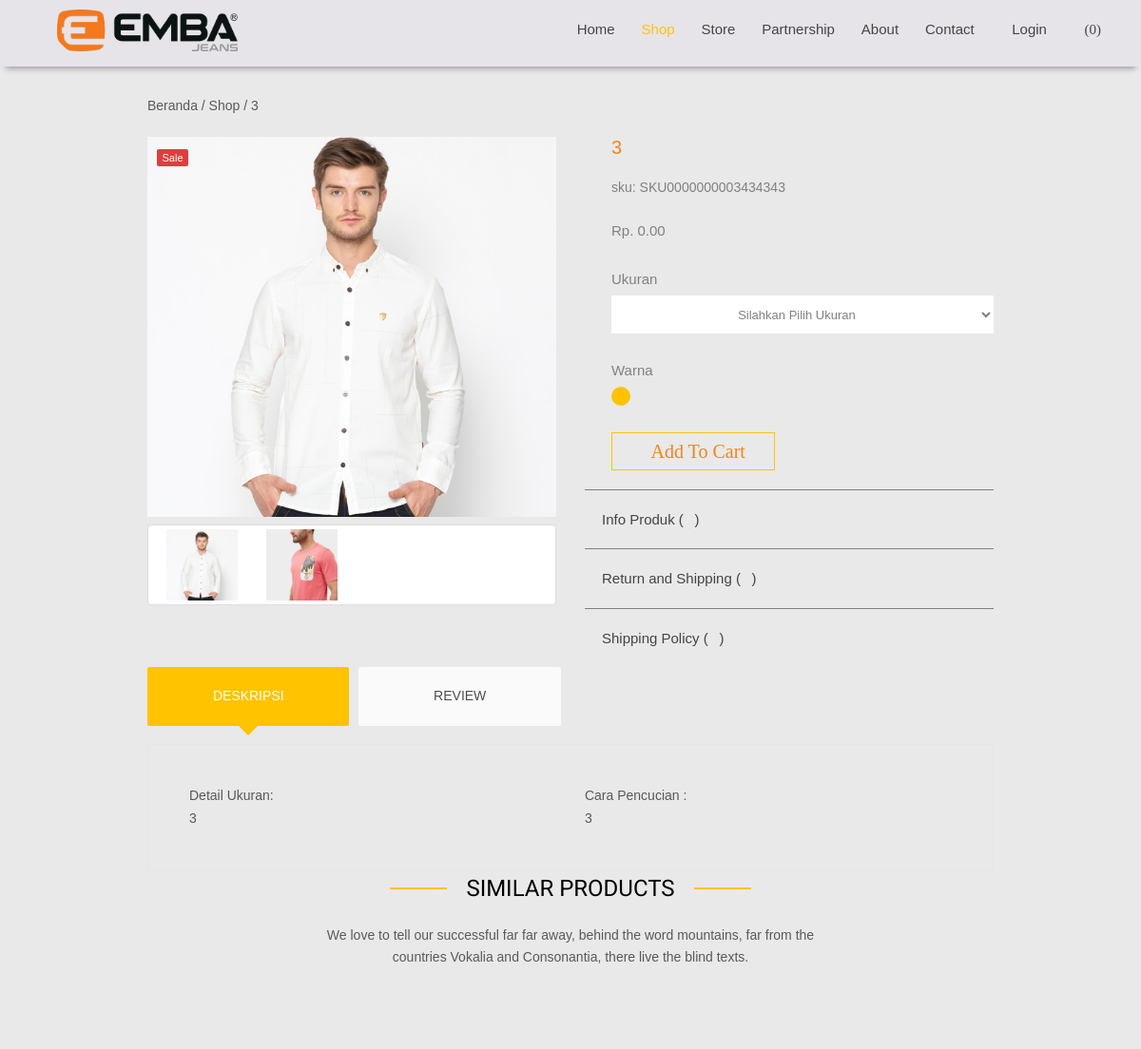
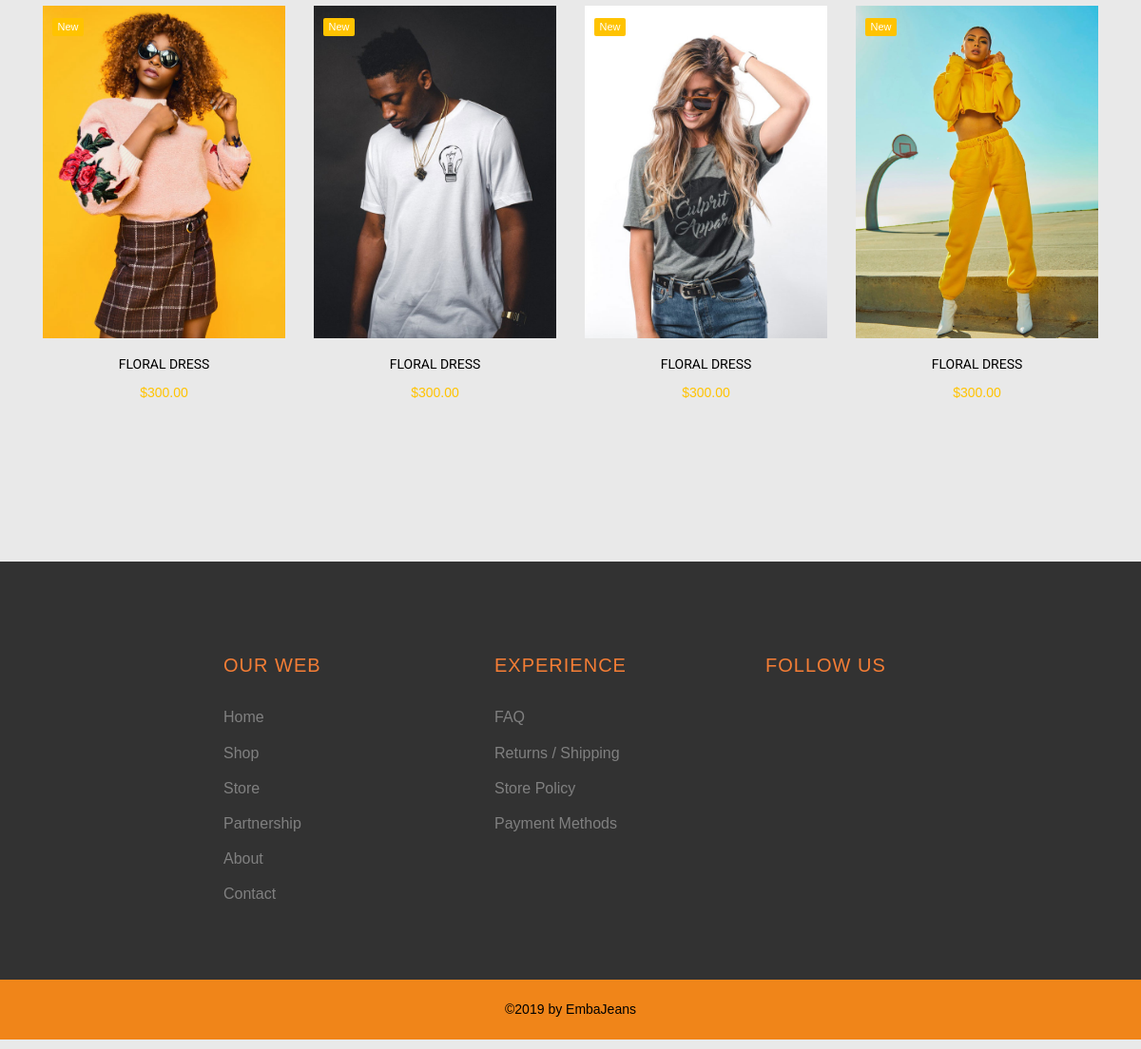
Page /index.php/Shop/single/24 on the committed database (2 pictures, top to bottom).
### tables this page shows
CREATE TABLE IF NOT EXISTS `barang` (
  `id` int(11) NOT NULL,
  `sku` varchar(50) NOT NULL,
  `barangnama` varchar(200) NOT NULL,
  `id_kategori` int(11) NOT NULL,
  `harga` int(11) NOT NULL,
  `deskripsi` text NOT NULL,
  `diskonpersen` int(11) DEFAULT NULL,
  `diskonangka` int(11) DEFAULT NULL,
  `lim_diskon` date DEFAULT NULL,
  `lim_diskon2` date DEFAULT NULL,
  `petunjukcuci` text NOT NULL,
  `detailsize` text NOT NULL,
  `tgl_buat` datetime NOT NULL,
  `tgl_ubah` datetime NOT NULL,
  `warna` text NOT NULL
);

CREATE TABLE IF NOT EXISTS `gambar` (
  `id` int(11) NOT NULL,
  `sku` varchar(30) NOT NULL,
  `gambar_product` text NOT NULL
);

### application/controllers/Shop.php (called while the page is built, shortened)
<?php
class Shop extends CI_Controller {
	public function __construct()
	{
		$this->load->library('nomor_telpon');
		$this->load->model('Mod_barang');
		$this->load->model('Mod_cart');
		$this->load->helper(array('url'));
		$this->load->library('cart');
		$this->load->model('Mod_kategori');
	}
	function single($id){
		$mycom = ob_get_contents();
		$findme = "Physical";
		$pmac = strpos($mycom, $findme);
		$mac = substr($mycom, ($pmac+36), 17);
		$sess = $this->session->userdata('data');
		$_Qbarang = $this->Mod_barang->get_barangby($id);
		$gambar_sku = $this->Mod_barang->get_gambar_by_sku2($_Qbarang->sku);
		$stok_sku = $this->Mod_barang->get_size_by_sku($_Qbarang->sku);
		if(!empty($sess)){
			$data = array(
				'mac' => $mac,
				'barangby' => $_Qbarang,
				'gambar' => $gambar_sku,
				'stok' => $stok_sku,
				'cart' => $this->Mod_cart->jumlah_cart_by_user($id),
				'session' => $this->session->userdata('data'),
				'home' => 'shop',
				'id_barang' => $id,
			);
		}else{
			$id_user = 0;
			$data = array(
				'mac' => $mac,
				'barangby' => $this->Mod_barang->get_barangby($id),
				'gambar' => $gambar_sku,
				'stok' => $stok_sku,
				'cart' => $this->Mod_cart->jumlah_cart_id($mac, $id_user),
				'session' => $this->session->userdata('data'),
				'home' => 'shop',
				'id_barang' => $id,
			);
		}
		$this->load->view('Shop/Single2', $data);
	}
}

### index.php (called while the page is built, shortened)
<?php
require_once BASEPATH.'core/CodeIgniter.php';

### application/models/Mod_barang.php (called while the page is built, shortened)
<?php
class Mod_barang extends CI_Model {
	public function get_gambar_by_sku2($sku)
	{
		$this->db->where('sku', $sku);
		return $this->db->get('gambar')->result();
	}
	public function get_size_by_sku($sku)
	{
		$this->db->where('sku', $sku);
		return $this->db->get('stok_by_size')->result();
	}
	public function get_barangby($id)
	{
		$this->db->select('barang.*, kategori.kategorinama');
		$this->db->from('barang');
		$this->db->join('kategori', 'barang.id_kategori = kategori.id');
		$this->db->where('barang.id', $id);
		$query = $this->db->get()->row();
		return $query;
	}
}

### application/views/Shop/Single2.php (the view, shortened to what this page needs)
<!DOCTYPE HTML>
<html>
	<head>
	<link rel="stylesheet" href="<?php echo base_url('assets/store/');?>css/animate.css">
	<link rel="stylesheet" href="<?php echo base_url('assets/store/');?>css/icomoon.css">
	<link rel="stylesheet" href="<?php echo base_url('assets/store/');?>css/bootstrap.css">
	<link rel="stylesheet" href="<?php echo base_url('assets/store/');?>css/magnific-popup.css">
	<link rel="stylesheet" href="<?php echo base_url('assets/store/');?>css/flexslider.css">
	<link rel="stylesheet" href="<?php echo base_url('assets/store/');?>css/owl.carousel.min.css">
	<link rel="stylesheet" href="<?php echo base_url('assets/store/');?>css/owl.theme.default.min.css">
	<link rel="stylesheet" href="<?php echo base_url('assets/store/');?>css/bootstrap-datepicker.css">
	<link rel="stylesheet" href="<?php echo base_url('assets/store/');?>fonts/flaticon/font/flaticon.css">
	<link rel="stylesheet" href="<?php echo base_url('assets/store/');?>css/style.css">
	<link rel="stylesheet" href="<?php echo base_url('assets/store/');?>css/CustomSomnium.css">
	</head>
	<body>
	<div id="page">
		<nav class="colorlib-nav navbar-fixed-top" role="navigation" id="nav-top-fixed">
			<div class="top-menu">
				<div class="container">
					<div class="row">
						<div class="col-xs-2">
							<div id="colorlib-logo"><a href="#"><img src="<?php echo base_url('assets/Gambar/Logo/Logo.png');?>" class="img-fluid" style="width: 190px; height: auto;"></a></div>
						</div>
						<div class="col-xs-10 text-right menu-1" id="cartnavbar">
							<ul>
								<li><a href="<?php echo base_url();?>">Home</a></li>
								<li class="active">
									<a href="<?php echo site_url('Shop');?>">Shop</a>
								</li>
								<li><a href="<?php echo site_url('Store');?>">Store</a></li>
								<li><a href="#">Partnership</a></li>
								<li><a href="<?php echo site_url('About');?>">About</a></li>
								<li><a href="<?php echo site_url('Contact');?>">Contact</a></li>
								<?php
									if(!empty($session)){
										echo '<li class="has-dropdown"><a href="#"><span class="icon-user"></span>'.$session['namadepan'].'</a>
											<ul class="dropdown">
												<li><a href="'.site_url('Ordering/Transaksiku').'"> Transaksiku </a></li>
												<li><a href="'.site_url('Login/logout').'"> Logout </a></li>
											</ul>
										</li>';
									}else{
										 echo '<li><a href="'.site_url('login').'"><span class="icon-user"></span>Login</a></li>';
									}
								?>
								<li><a href="<?php echo site_url('cart/mycart');?>"><i class="icon-shopping-cart">(<?php echo $cart['jumlah'];?>)</i></a></li>
							</ul>
						</div>
					</div>
				</div>
			</div>
		</nav>
		<div class="colorlib-shop main-page" id="bg-shop">
			<div class="container">
				<div class="row row-pb-lg" style="padding-bottom: 0 !important;">
					<div class="col-md-10 col-md-offset-1">
						<div class="product-detail-wrap">
							<div class="row">
								<div class="col-lg-6 col-md-6 col-xs-6">
									<left><p>Beranda / Shop / <?php echo $barangby->barangnama;?></p></left>
								</div>
								<div class="col-lg-6 col-md-6 col-xs-6">
								</div>
							</div>
							<div class="row">
								<div class="col-md-6">
									<div class="product-entry">
										<div class="product-img" id="pc" style="background-image: url('<?php echo base_url('uploads/'.$gambar[0]->gambar_product);?>'");>
											<p class="tag"><span class="sale">Sale</span></p>
										</div>
										<div class="thumbnail">
											<div class="row">
											<?php
												foreach ($gambar as $key_gambar => $value_gambar) {
													?>
													<div class="col-md-3">
														<a href="javascript:void(0);" id="pc<?php echo $key_gambar;?>"><img src="<?php echo base_url('uploads/'.$value_gambar->gambar_product);?>" class="img img-responsive"></a>
													</div>
													<?php
												}
											?>
											</div>
										</div>
									</div>
								</div>
								<div class="col-md-6">
									<div class="desc">
										<h3 style="color :rgb(240, 133, 25);font-family: Arial;"><?php echo $barangby->barangnama;?></h3>
										<p style="color :grey;font-family: Arial;"><?php echo "sku: ".$barangby->sku;?></p>
										<div class="price" style="color :grey; font-size: 15px;">
											Rp. <?php echo number_format($barangby->harga,2);?>
											<br>
											<br>
											<label style="font-weight: 100;">Ukuran</label>
											<select class="form-control" style="color: grey;" id="sel_stok" required>
												<option value=""> Silahkan Pilih Ukuran </option>
											</select>
											<br>
											<label style="font-weight: 100;">Warna</label>
											<div class="color-wrap" id="color">
												<p class="color-desc">
													<?php
														if(strtolower($barangby->warna) == 'cream'){
															echo '<a href="#" class="color color-1" id="txt_color" data-color="khaki" style="border-radius : 25px; background-color :blanchedalmond "></a>';
														}else{
															echo '<a href="#" class="color color-1" id="txt_color" data-color="khaki" style="border-radius : 25px; background-color :'.$barangby->warna.'"></a>';
														}
													?>
												</p>
											</div>
										</div>
										<p>
										<button class="add_cart btn btn-primary btn-addtocart" data-produkid="<?php echo $barangby->id;?>" data-produkharga="<?php echo $barangby->harga;?>" data-mac="<?php echo $mac;?>" data-user="<?php echo $session['id'];?>" data-page="shop" style="background-color: transparent;"><i class="icon-shopping-cart" style="color: rgb(240, 133, 25)"> Add To Cart</i></button>
										</p>
									</div>
									<button class="accordion">Info Produk (<span class="icon-plus2"></span>)</button>
									<button class="accordion">Return and Shipping (<span class="icon-plus2"></span>)</button>
									<button class="accordion">Shipping Policy (<span class="icon-plus2"></span>)</button>
								</div>
							</div>
						</div>
					</div>
				</div>
				<div class="row">
					<div class="col-md-10 col-md-offset-1">
						<div class="row">
							<div class="col-md-12 tabulation">
								<ul class="nav nav-tabs">
									<li class="active" style="color: rgb(240, 133, 25);"><a data-toggle="tab" href="#description">Deskripsi</a></li>
									<li><a data-toggle="tab" href="#review">Review</a></li>
								</ul>
								<div class="tab-content">
									<div id="description" class="tab-pane fade in active">
										<div class="row">
											<div class="col-md-6 col-xs-6">
												Detail Ukuran:<br>
												<?php
													$detail_ukuran = explode(PHP_EOL,$barangby->detailsize);
													foreach ($detail_ukuran as $key_ukuran => $value_ukuran) {
														echo $value_ukuran.'<br>';
													}
												?>
											</div>
											<div class="col-md-6 col-xs-6">
												Cara Pencucian :<br>
												<?php
													$carapencucian = explode(PHP_EOL, $barangby->petunjukcuci);
													foreach ($carapencucian as $key => $value) {
														echo $value.'<br>';
													}
												?>
											</div>
										</div>
					         		</div>
				        		</div>
							</div>
						</div>
					</div>
				</div>
		</div>
		<div class="colorlib-shop">
			<div class="container">
				<div class="row">
					<div class="col-md-6 col-md-offset-3 text-center colorlib-heading">
						<h2><span>Similar Products</span></h2>
						<p>We love to tell our successful far far away, behind the word mountains, far from the countries Vokalia and Consonantia, there live the blind texts.</p>
					</div>
				</div>
				<div class="row">
					<div class="col-md-3 text-center">
						<div class="product-entry">
							<div class="product-img" style="background-image: url('<?php echo base_url('assets/store/images/item-5.jpg');?>');">
								<p class="tag"><span class="new">New</span></p>
							</div>
							<div class="desc">
								<h3><a href="shop.html">Floral Dress</a></h3>
								<p class="price"><span>$300.00</span></p>
							</div>
						</div>
					</div>
					<div class="col-md-3 text-center">
						<div class="product-entry">
							<div class="product-img" style="background-image: url('<?php echo base_url('assets/store/images/item-6.jpg');?>');">
								<p class="tag"><span class="new">New</span></p>
							</div>
							<div class="desc">
								<h3><a href="shop.html">Floral Dress</a></h3>
								<p class="price"><span>$300.00</span></p>
							</div>
						</div>
					</div>
					<div class="col-md-3 text-center">
						<div class="product-entry">
							<div class="product-img" style="background-image: url('<?php echo base_url('assets/store/images/item-7.jpg');?>');">
								<p class="tag"><span class="new">New</span></p>
							</div>
							<div class="desc">
								<h3><a href="shop.html">Floral Dress</a></h3>
								<p class="price"><span>$300.00</span></p>
							</div>
						</div>
					</div>
					<div class="col-md-3 text-center">
						<div class="product-entry">
							<div class="product-img" style="background-image: url('<?php echo base_url('assets/store/images/item-8.jpg');?>');">
								<p class="tag"><span class="new">New</span></p>
							</div>
							<div class="desc">
								<h3><a href="shop.html">Floral Dress</a></h3>
								<p class="price"><span>$300.00</span></p>
							</div>
						</div>
					</div>
				</div>
			</div>
		</div>
		<footer id="colorlib-footer" role="contentinfo" style="background-color: rgb(50, 50, 50)">
			<div class="container">
				<div class="row row-pb-md">
					<div class="col-lg-2">
					</div>
					<div class="col-lg-3 colorlib-widget">
						<h4><p class="txt-foot">Our Web</p></h4>
						<p>
							<ul class="colorlib-footer-links">
								<li><a href="<?php echo base_url();?>" style="color: grey; font-size: 16px;">Home</a></li>
								<li><a href="<?php echo site_url('Shop');?>" style="color: grey; font-size: 16px;">Shop</a></li>
								<li><a href="<?php echo site_url('Store');?>" style="color: grey; font-size: 16px;">Store</a></li>
								<li><a href="#" style="color: grey; font-size: 16px;">Partnership</a></li>
								<li><a href="<?php echo site_url('About');?>" style="color: grey; font-size: 16px;">About</a></li>
								<li><a href="<?php echo site_url('Contact');?>" style="color: grey; font-size: 16px;">Contact</a></li>
							</ul>
						</p>
					</div>
					<div class="col-lg-3 colorlib-widget">
						<h4><p class="txt-foot">EXPERIENCE</p></h4>
						<p>
							<ul class="colorlib-footer-links">
								<li><a href="<?php echo site_url('Home/faq');?>" style="color: grey; font-size: 16px;">FAQ</a></li>
								<li><a href="<?php echo site_url('Home/shippingandreturn');?>" style="color: grey; font-size: 16px;">Returns / Shipping</a></li>
								<li><a href="<?php echo site_url('Home/storepolicy');?>" style="color: grey; font-size: 16px;">Store Policy</a></li>
								<li><a href="<?php echo site_url('Home/payment');?>" style="color: grey; font-size: 16px;">Payment Methods</a></li>
							</ul>
						</p>
					</div>
					<div class="col-lg-3 colorlib-widget">
						<h4 ><p class="txt-foot">FOLLOW US</p></h4>
						<ul class="colorlib-social-icons">
							<li><a href="https://www.facebook.com/embajeansid/" target="_blank" style="color: grey; font-size: 16px;"><i class="icon-facebook"></i></a></li>
							<li><a href="https://www.instagram.com/embajeans/" target="_blank" style="color: grey; font-size: 16px;"><i class="icon-instagram"></i></a></li>
							<li><a href="https://www.youtube.com/channel/UCdifDj9A6WToN6L6ZMw1bKQ" target="_blank" style="color: grey; font-size: 16px;"><i class="icon-youtube"></i></a></li>
						</ul>
					</div>
				</div>
				</div>
		</footer>
		<div class="copy foot">
				<div class="row">
					<div class="col-md-12 col-lg-12 col-xs-12">
						<p class="text-center copyright">
							<span class="block">
							&copy;<script>document.write(new Date().getFullYear());</script> by EmbaJeans
							</span>
						</p>
					</div>
				</div>
			</div>
	</body>
</html>

### assets/store/css/icomoon.css (style rules this page uses)
[class^="icon-"], [class*=" icon-"] { font-family: 'icomoon' !important; speak: none; font-style: normal; font-weight: normal; font-variant: normal; text-transform: none; line-height: 1; -webkit-font-smoothing: antialiased; -moz-osx-font-smoothing: grayscale; }
.icon-plus2:before { content: "\e9af"; }
.icon-shopping-cart:before { content: "\e9c8"; }
.icon-user:before { content: "\ebe8"; }
.icon-facebook:before { content: "\ed07"; }
.icon-instagram:before { content: "\ed09"; }
.icon-youtube:before { content: "\ed14"; }

### assets/store/css/CustomSomnium.css (style rules this page uses)
#nav-top-fixed { background-color: rgb(231, 228, 233); height: 100px; margin-top : -30px; width: auto; font-family: 'Arial'; }
.foot { background-color: rgb(240, 133, 25); }
.copyright { color: black; margin-top: 20px; }
.txt-foot { color: rgb(244, 125, 53); font-family: 'Arial'; font-size: 20px; }
#bg-shop { background-color: rgb(233, 233, 233); font-family : 'Arial'; }
nav { -webkit-box-shadow: 0 8px 6px -6px #999; -moz-box-shadow: 0 8px 6px -6px #999; box-shadow: 0 8px 6px -6px #999; }
.main-page { padding-top: 100px; padding-bottom: 10px; }

### application/views/Shop/Single2.php (style rules this page uses)
.accordion { background-color: rgb(233, 233, 233); color: #444; cursor: pointer; padding: 18px; width: 100%; border: none; border-top : outset 1px; border-color : grey; text-align: left; outline: none; font-size: 15px; transition: 0.4s; }
.tab-content { background-color: transparent !important; }

### rows in the picture
barang: barangnama "3", sku "SKU0000000003434343", harga "0.00", detailsize "3", petunjukcuci "3"
gambar: gambar_product (picture)
gambar: gambar_product (picture)

### other values in the picture
$cart['jumlah'] "0"
